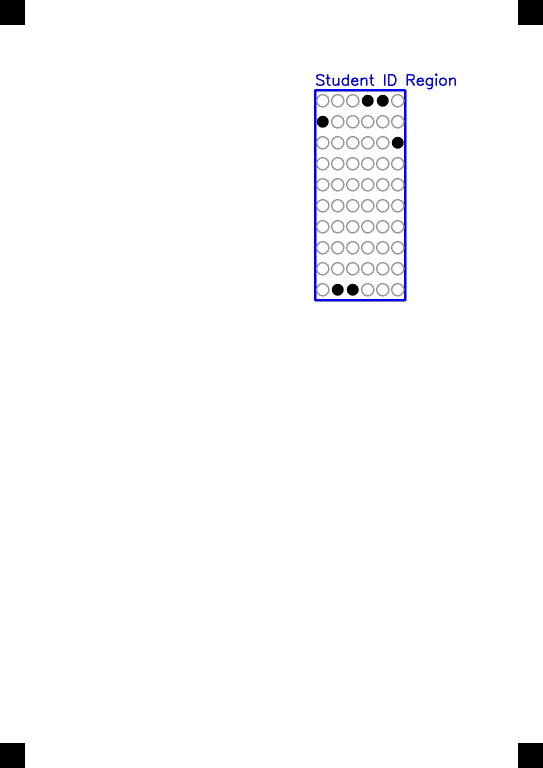
#> input picture test_student_id_image.jpg, 1086 x 1536 px (shown at 1/2 size); its folder holds only this picture in this run
$ python -i omr_pipeline_processor.py   (imports and definitions only)
#> lines starting #> are read from the running program, lines starting #| are printed output that depends on the picture; after the words box and inside, x2 and y2 are one past the last pixel; in counts of white or black regions, pixels touching at a corner belong together
"""
AI Trắc Nghiệm – Pipeline Processor
Xử lý phiếu trắc nghiệm theo pipeline mô tả chi tiết:
- Section I: 40 câu ABCD (4 cột x 10 hàng)
- Section II: 8 câu đúng/sai với sub-questions
- Section III: 6 câu điền số 0-9
"""

import cv2
import numpy as np
import logging
from pathlib import Path
from typing import Dict, List, Tuple, Any, Optional
import json

logger = logging.getLogger(__name__)


class OMRPipelineProcessor:
    """
    OMR Processor theo pipeline AI Trắc Nghiệm
    """

    def __init__(self):
        self.debug_dir = Path("data/grading/debug")
        self.debug_dir.mkdir(parents=True, exist_ok=True)

        # Xóa debug images cũ
        for file in self.debug_dir.glob("*.jpg"):
            file.unlink()

    def save_debug_image(self, image: np.ndarray, step_name: str, description: str = ""):
        """Lưu ảnh debug với tên mô tả"""
        try:
            filename = f"{step_name}.jpg"
            filepath = self.debug_dir / filename
            cv2.imwrite(str(filepath), image)
            logger.info(f"Debug image saved: {filename} - {description}")
        except Exception as e:
            logger.error(f"Error saving debug image {step_name}: {e}")

    def process_omr_sheet(self, image_path: str) -> Dict[str, Any]:
        """
        Xử lý phiếu trắc nghiệm theo pipeline 7 bước

        Returns:
            Dict chứa kết quả xử lý theo format mới
        """
        try:
            # Bước 1: Đọc ảnh đầu vào
            original_image = self.read_and_preprocess_image(image_path)

            # Bước 2: Phát hiện các marker đen lớn (vuông)
            markers, aligned_image = self.detect_and_align_markers(original_image)

            # Bước 3: Cắt ảnh thành 2 vùng chính
            top_region, bottom_region = self.split_regions(aligned_image)

            # Bước 3.1: Xử lý top region với marker detection
            top_regions = self.process_top_region_with_markers(top_region)

            # Bước 4: Phân tích vùng trả lời (bottom region) với marker detection
            section_results = self.analyze_answer_regions(bottom_region)

            # Bước 4.1: Xử lý student code và test code từ top region
            if 'student_code' in top_regions:
                student_id = self.extract_student_id_from_region(top_regions['student_code'])
                section_results['student_id'] = student_id

            if 'test_code' in top_regions:
                test_code = self.extract_test_code_from_region(top_regions['test_code'])
                section_results['test_code'] = test_code

            # Bước 5: Tổng hợp kết quả
            final_results = self.consolidate_results(section_results)

            # Bước 6: Tạo ảnh kết quả đánh dấu
            result_image = self.create_result_visualization(aligned_image, final_results)
            self.save_debug_image(result_image, "99_final_result", "Kết quả cuối cùng")

            return {
                "success": True,
                "results": final_results,
                "debug_dir": str(self.debug_dir),
                "total_markers": len(markers),
                "processing_steps": 7
            }

        except Exception as e:
            logger.error(f"Error processing OMR sheet: {e}")
            return {
                "success": False,
                "error": str(e),
                "debug_dir": str(self.debug_dir)
            }

    def read_and_preprocess_image(self, image_path: str) -> np.ndarray:
        """
        Bước 1: Đọc ảnh đầu vào và tiền xử lý
        """
#> called with image_path = '../../test_student_id_image.jpg'
        # Đọc ảnh
        image = cv2.imread(image_path)
#> image is the input picture: shape (1536, 1086, 3); mean B, G, R 252.1, 251.1, 251.1
        if image is None:
            raise Exception(f"Cannot read image: {image_path}")

        self.save_debug_image(image, "01_original", "Ảnh gốc")

        # Convert grayscale + làm mờ nhẹ
        gray = cv2.cvtColor(image, cv2.COLOR_BGR2GRAY)
        blurred = cv2.GaussianBlur(gray, (5, 5), 0)

        self.save_debug_image(blurred, "02_preprocessed", "Ảnh sau tiền xử lý")

        return image

    def detect_and_align_markers(self, image: np.ndarray) -> Tuple[List, np.ndarray]:
        """
        Bước 2: Phát hiện các marker đen lớn (vuông) và căn chỉnh ảnh
        """
        gray = cv2.cvtColor(image, cv2.COLOR_BGR2GRAY)

        # Threshold để tìm marker đen
        _, binary = cv2.threshold(gray, 127, 255, cv2.THRESH_BINARY_INV)
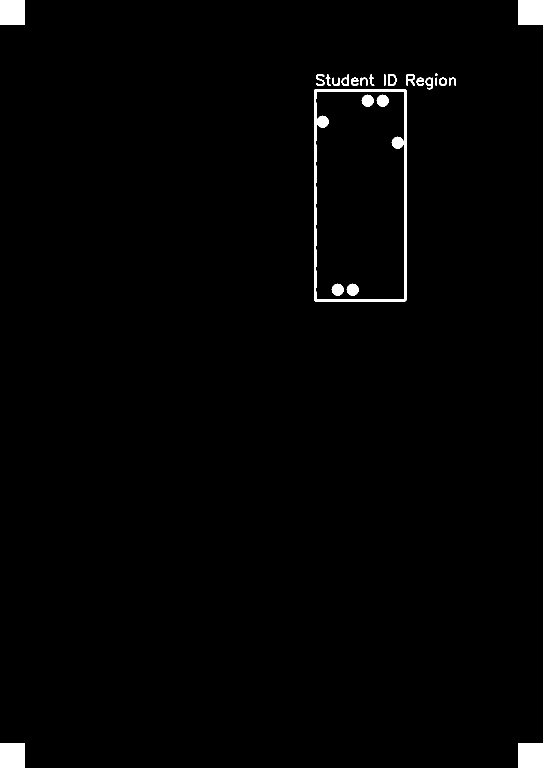
#> binary: shape (1536, 1086) (shown at 1/2 size); 1.2% white; 25 white regions

        # Tìm contours
        contours, _ = cv2.findContours(binary, cv2.RETR_EXTERNAL, cv2.CHAIN_APPROX_SIMPLE)
#> contours = 21 contours, 1 with area under 20; largest, box (x1, y1, x2, y2) and area: (628, 178, 813, 603) 78008, (1036, 1486, 1086, 1536) 2401, (0, 1486, 50, 1536) 2401, (1036, 0, 1086, 50) 2401, (0, 0, 50, 50) 2401

        markers = []
        marked_image = image.copy()

        for contour in contours:
            area = cv2.contourArea(contour)

            # Lọc contour theo diện tích lớn
            if 500 < area < 10000:  # Marker lớn
                # Xấp xỉ contour thành đa giác
                epsilon = 0.02 * cv2.arcLength(contour, True)
                approx = cv2.approxPolyDP(contour, epsilon, True)

                # Kiểm tra có phải hình vuông không
                if len(approx) == 4:
                    x, y, w, h = cv2.boundingRect(contour)
                    aspect_ratio = float(w) / h

                    # Tỉ lệ khung hình ≈ 1.0 (vuông)
                    if 0.8 <= aspect_ratio <= 1.2:
                        center = (x + w // 2, y + h // 2)
                        markers.append(center)

                        # Đánh dấu trên ảnh
                        cv2.drawContours(marked_image, [contour], -1, (0, 255, 0), 3)
                        cv2.circle(marked_image, center, 10, (255, 0, 0), -1)
                        cv2.putText(marked_image, f"M{len(markers)}",
                                  (x, y - 10), cv2.FONT_HERSHEY_SIMPLEX, 0.7, (255, 0, 0), 2)
#> this loop made 21 passes
#> (area, approx, x, y, center) on passes 1, 2, 20, 21: (2401, [[1036, 1486], [1036, 1535], [1085, 1535], [1085, 1486]], 1036, 1486, (1061, 1511)), (2401, [[0, 1486], [0, 1535], [49, 1535], [49, 1486]], 0, 1486, (25, 1511)), (2401, [[1036, 0], [1036, 49], [1085, 49], [1085, 0]], 1036, 0, (1061, 25)), (2401, [[0, 0], [0, 49], [49, 49], [49, 0]], 0, 0, (25, 25))
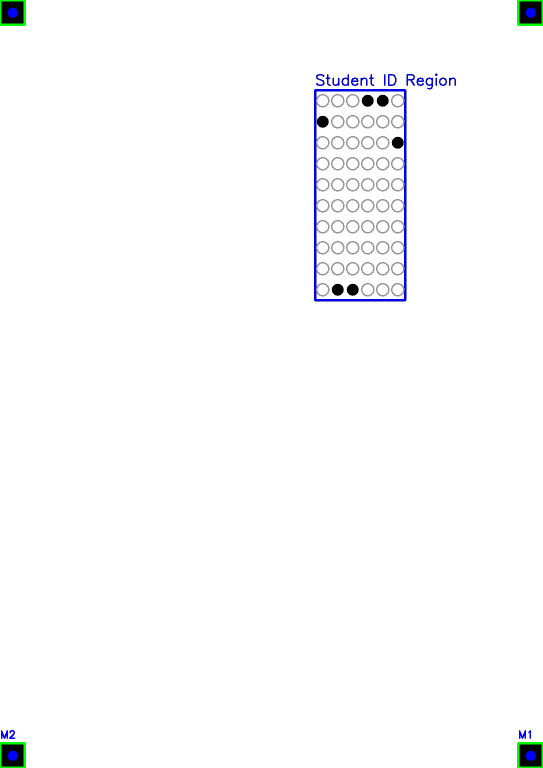
#> marked_image: shape (1536, 1086, 3) (shown at 1/2 size); 0.29% of pixels changed, all inside (x1, y1, x2, y2) = (0, 0, 1086, 1536)
#> after the loop, markers = [(1061, 1511), (25, 1511), (1061, 25), (25, 25)]

        self.save_debug_image(marked_image, "03_markers_detected", f"Phát hiện {len(markers)} markers")

        # Perspective transform nếu có đủ 4 markers
        if len(markers) >= 4:
            aligned_image = self.apply_perspective_transform(image, markers)
        else:
            logger.warning("Không đủ markers, sử dụng ảnh gốc")
            aligned_image = image

        self.save_debug_image(aligned_image, "04_aligned", "Ảnh đã căn chỉnh")

        return markers, aligned_image

    def apply_perspective_transform(self, image: np.ndarray, markers: List) -> np.ndarray:
        """
        Áp dụng perspective transform để chuẩn hóa ảnh
        """
        # Sắp xếp markers theo thứ tự: top-left, top-right, bottom-right, bottom-left
        markers = np.array(markers)
#> markers = [[1061, 1511], [25, 1511], [1061, 25], [25, 25]]

        # Tìm 4 góc xa nhất
        sum_coords = markers.sum(axis=1)
#> sum_coords = [2572, 1536, 1086, 50]
        top_left = markers[np.argmin(sum_coords)]
#> top_left = [25, 25]
        bottom_right = markers[np.argmax(sum_coords)]
#> bottom_right = [1061, 1511]

        diff_coords = np.diff(markers, axis=1).flatten()
#> diff_coords = [450, 1486, -1036, 0]
        top_right = markers[np.argmin(diff_coords)]
#> top_right = [1061, 25]
        bottom_left = markers[np.argmax(diff_coords)]
#> bottom_left = [25, 1511]

        # Sắp xếp corners
        src_points = np.array([top_left, top_right, bottom_right, bottom_left], dtype=np.float32)
#> src_points = [[25, 25], [1061, 25], [1061, 1511], [25, 1511]]

        # Kích thước ảnh đích (A4 ratio)
        width, height = 1200, 1600
        dst_points = np.array([
            [0, 0],
            [width - 1, 0],
            [width - 1, height - 1],
            [0, height - 1]
        ], dtype=np.float32)

        # Tính ma trận transform
        matrix = cv2.getPerspectiveTransform(src_points, dst_points)
#> matrix = [[1.16, 1.37e-18, -28.93], [1e-17, 1.08, -26.9], [4.93e-20, 0, 1]]

        # Áp dụng transform
        aligned = cv2.warpPerspective(image, matrix, (width, height))
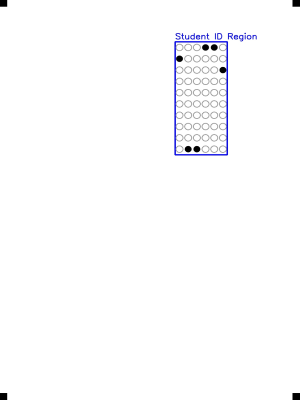
#> aligned: shape (1600, 1200, 3) (shown at 1/4 size); mean B, G, R 253.1, 252, 252
#> in process_omr_sheet, `markers, aligned_image = self.detect_and_align_markers(original_image)`: markers = [(1061, 1511), (25, 1511), (1061, 25), (25, 25)]

        return aligned

    def split_regions(self, image: np.ndarray) -> Tuple[np.ndarray, np.ndarray]:
        """
        Bước 3: Cắt ảnh thành 2 vùng chính
        """
        height, width = image.shape[:2]

        # Chia theo tỷ lệ: 30% top (thông tin), 70% bottom (câu trả lời)
        split_y = int(height * 0.3)

        top_region = image[0:split_y, :]
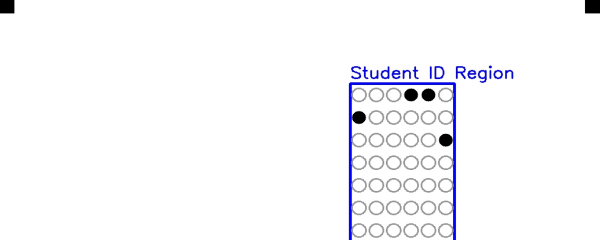
#> top_region: shape (480, 1200, 3) (shown at 1/2 size); mean B, G, R 250.8, 248.2, 248.2
        bottom_region = image[split_y:, :]
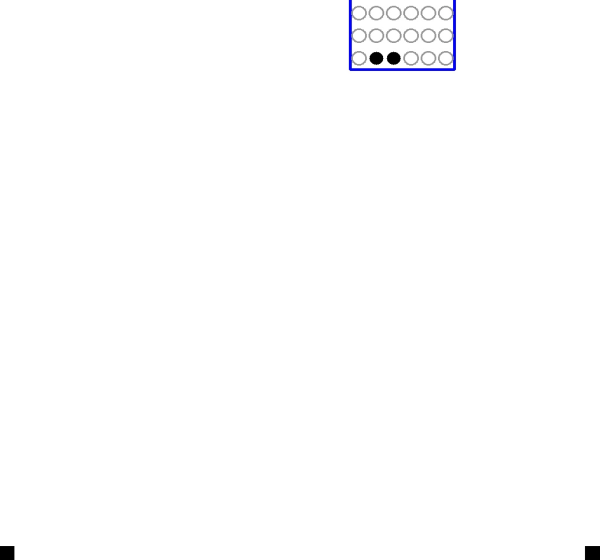
#> bottom_region: shape (1120, 1200, 3) (shown at 1/2 size); mean B, G, R 254.1, 253.6, 253.6

        self.save_debug_image(top_region, "05_top_region", "Vùng thông tin (top)")
        self.save_debug_image(bottom_region, "06_bottom_region", "Vùng câu trả lời (bottom)")

        return top_region, bottom_region

    def detect_small_markers(self, region: np.ndarray, region_name: str) -> List[Tuple[int, int]]:
        """
        Phát hiện các marker vuông nhỏ trong một vùng

        Args:
            region: Vùng ảnh cần quét marker
            region_name: Tên vùng (để debug)

        Returns:
            List các tọa độ (x, y) của marker nhỏ
        """
#> called with region_name = 'top_region'
        gray = cv2.cvtColor(region, cv2.COLOR_BGR2GRAY) if len(region.shape) == 3 else region
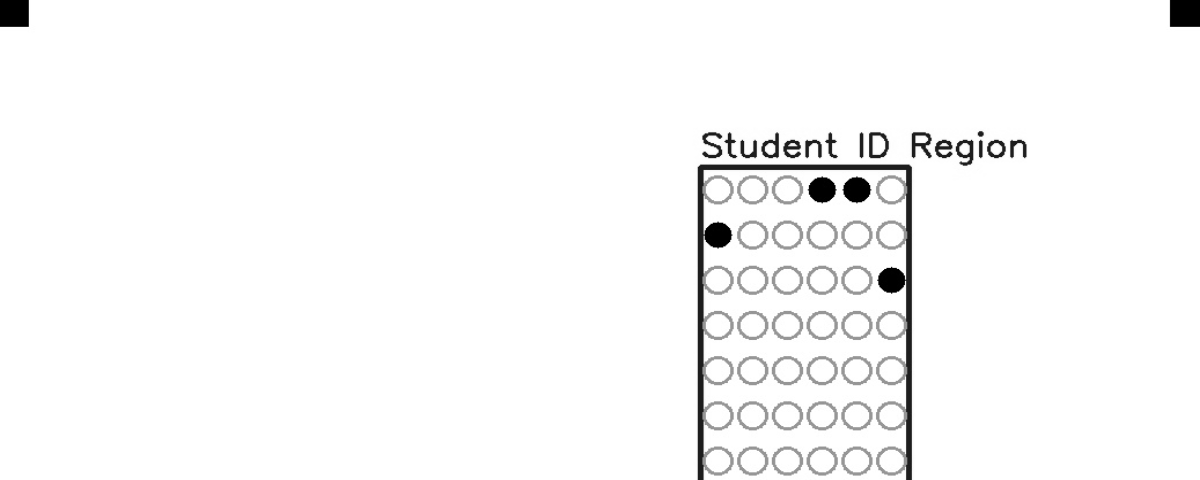
#> gray: shape (480, 1200); min 0, max 255, mean 248.5

        # Threshold để tìm marker đen nhỏ
        _, binary = cv2.threshold(gray, 100, 255, cv2.THRESH_BINARY_INV)
#> binary: shape (480, 1200); 1.8% white; 21 white regions

        # Tìm contours
        contours, _ = cv2.findContours(binary, cv2.RETR_EXTERNAL, cv2.CHAIN_APPROX_SIMPLE)
#> contours = 21 contours, 1 with area under 20; largest, box (x1, y1, x2, y2) and area: (698, 165, 912, 480) 4631, (1170, 0, 1200, 27) 754, (0, 0, 29, 27) 728, (843, 177, 871, 203) 497, (808, 177, 836, 203) 495
#> (the rest of the program and of its run is left out)
